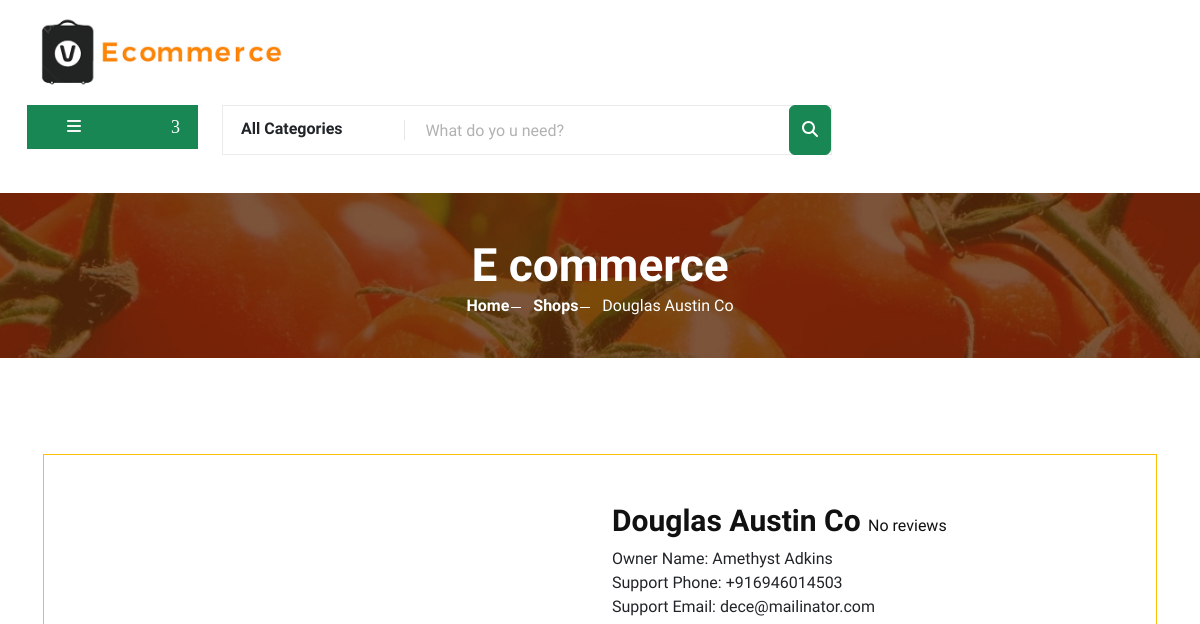
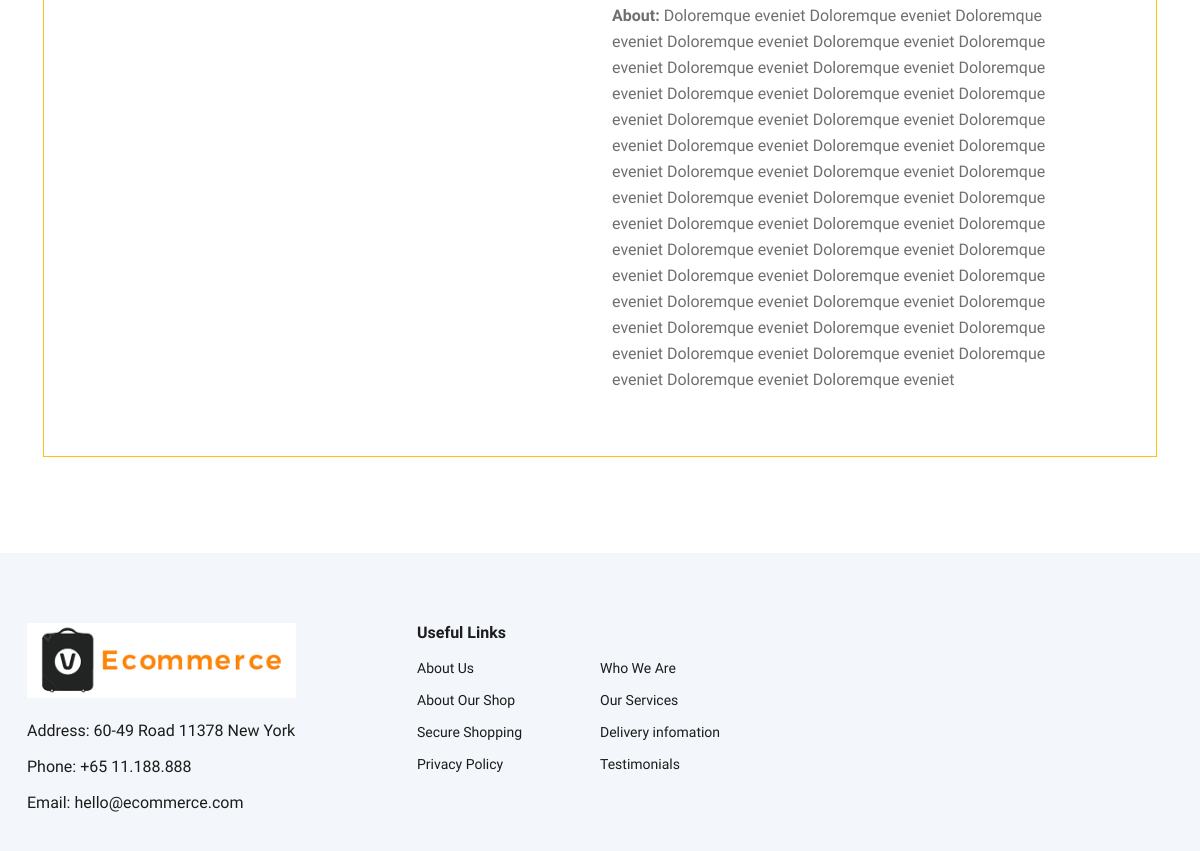
The page /vendor/shop/2 on the database as committed earlier (2 pictures, top to bottom).
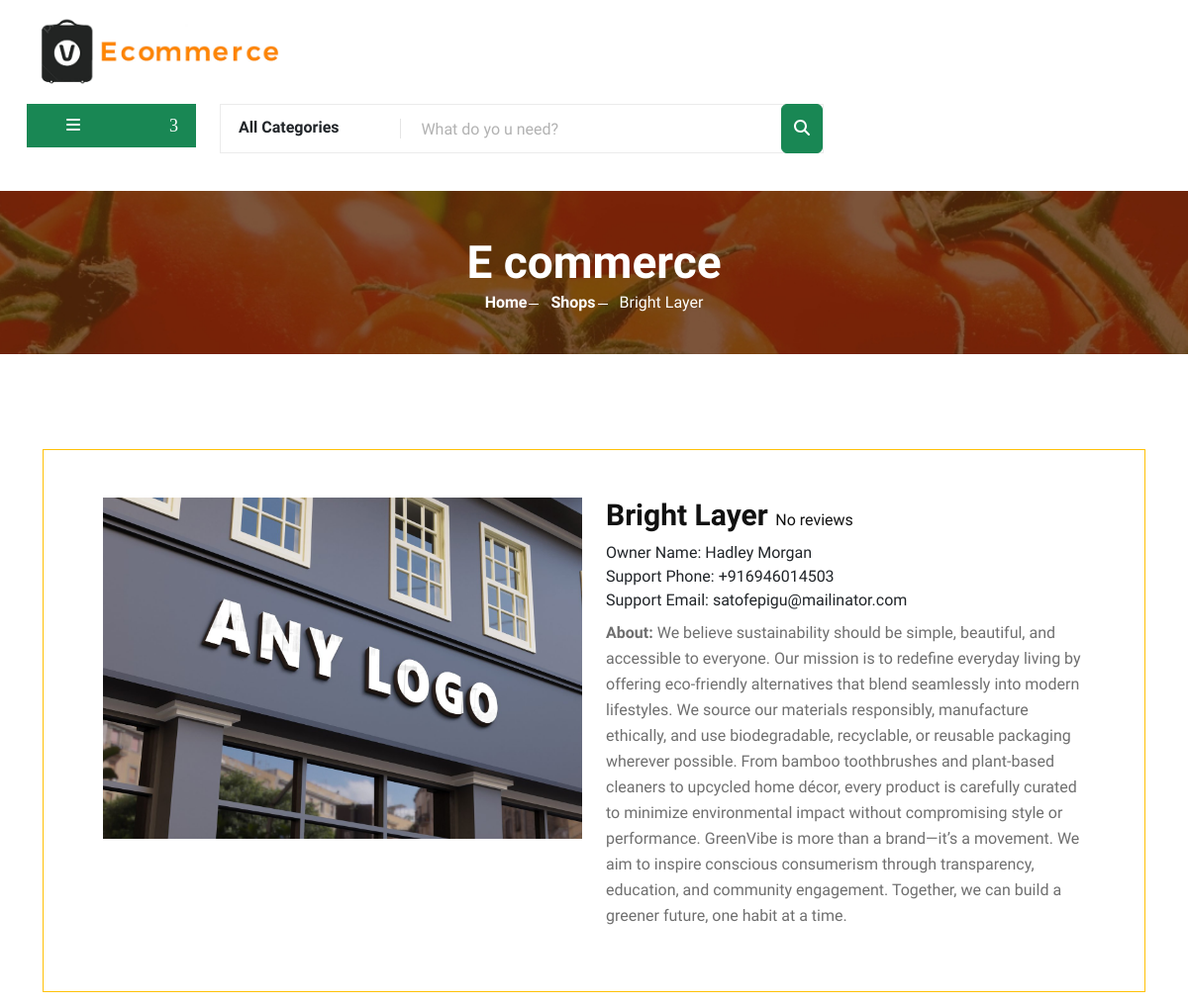
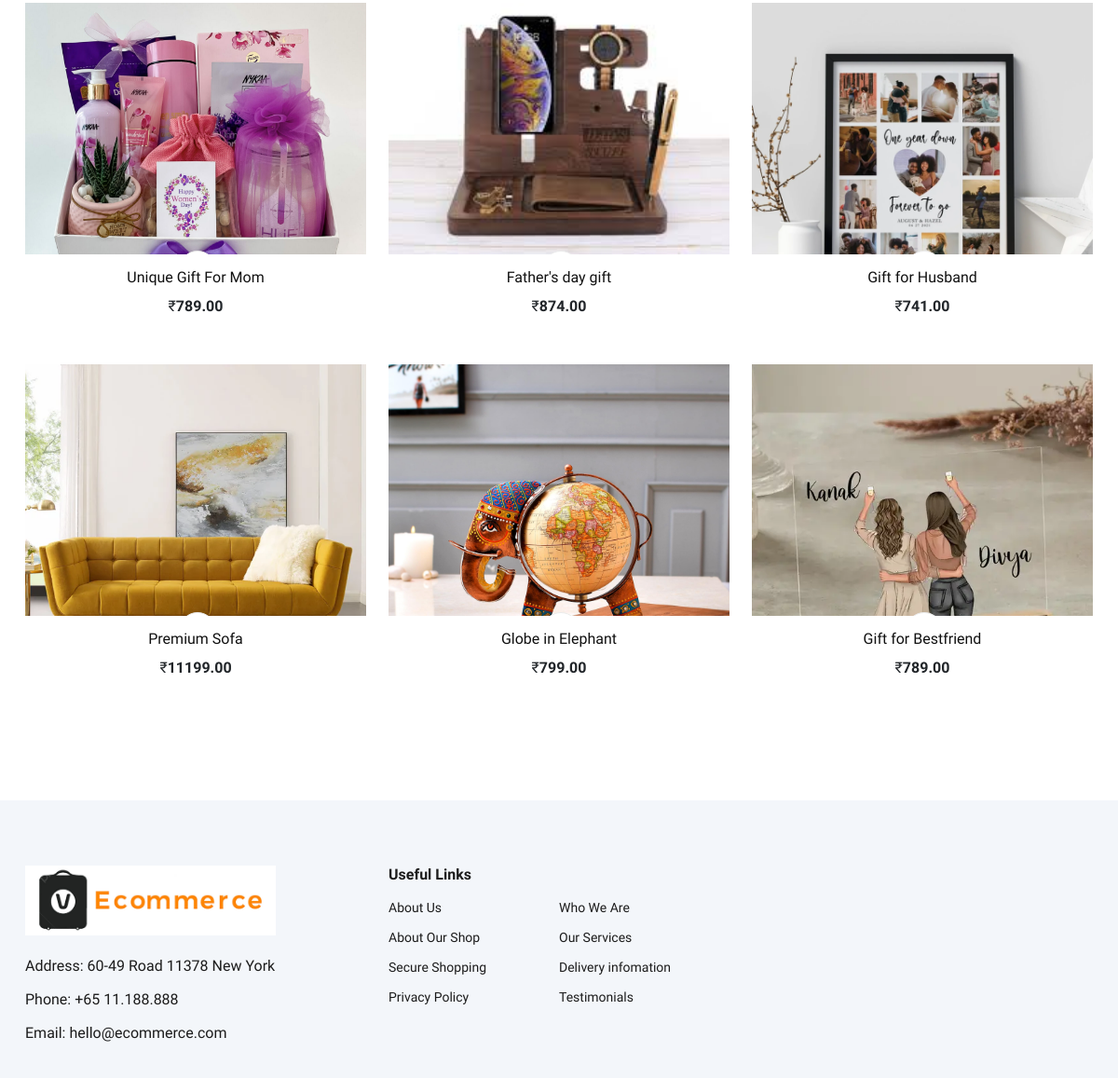
The same page on the database as committed later (2 pictures, top to bottom).
### vendors/models.py (models this page shows, shortened)
class Vendor(models.Model):
    user = models.OneToOneField(User, on_delete=models.CASCADE)
    vendor_id = ShortUUIDField(unique=True, length=10, max_length=20,
                               null=True, blank=True, prefix="vid", alphabet="abcdefghjklmnpqrstuvwxyx23456789")
    title = models.CharField(max_length=100, null=True, blank=True)
    image = models.ImageField(null=True, blank=True,
                              upload_to=user_directory_path)
    description = models.TextField(null=True, blank=True)
    date = models.DateField(auto_now_add=True)
    class Meta:
        verbose_name_plural = "Vendors"

### userauths/models.py (models this page shows, shortened)
class User(AbstractUser):
    email = models.EmailField(unique=True)
    phone = PhoneNumberField(null=True, blank=True, unique=True)
    username = models.CharField(max_length=20, unique=True)
    USERNAME_FIELD = 'email'
    REQUIRED_FIELDS = ['username']

### core/models.py (models this page shows, shortened)
class Product(models.Model):
    vendor = models.ForeignKey(
        Vendor, on_delete=models.SET_NULL, null=True)
    category = models.ForeignKey(
        Category, on_delete=models.SET_NULL, null=True, related_name="product")
    tags = TaggableManager(blank=True)
    pid = ShortUUIDField(unique=True, length=10, max_length=20,
                         prefix="prd", alphabet="abcdefghjklmnpqrstuvwxyx23456789")
    title = models.CharField(max_length=100)
    image = models.ImageField(null=True, blank=True,
                              upload_to=user_directory_path)
    price = models.DecimalField(
        max_digits=12, decimal_places=2)
    old_price = models.DecimalField(
        max_digits=12, decimal_places=2, null=True, blank=True)
    description = models.TextField(
        null=True, blank=True)
    specifications = models.TextField(null=True, blank=True)
    manufacturer = models.CharField(null=True, blank=True, max_length=200)
    manufactured = models.DateField(null=True, blank=True)
    expiring = models.DateField(null=True, blank=True)
    warranty_period = models.CharField(max_length=100, null=True, blank=True)
    size = models.CharField(
        choices=SIZES, max_length=50, null=True, blank=True)
    return_options = models.CharField(
        choices=RETURN_OPTIONS, default="Not Available", max_length=30)
    assured = models.BooleanField(default=False)
    stock_quantity = models.IntegerField(null=True, blank=True)
    featured = models.BooleanField(default=False)
    product_status = models.CharField(
        choices=STATUS, max_length=15)
    sku = ShortUUIDField(unique=True, length=5,
                         prefix="sku", alphabet="123456789")
    date = models.DateTimeField(auto_now_add=True)
    updated = models.DateTimeField(null=True, blank=True)
    class Meta:
        verbose_name_plural = "Products"

### vendors/customer_views.py (the view)
# urls.py: path("shop/<int:vnd_id>", customer_views.shop_view, name='shopproducts'),
def shop_view(request, vnd_id):
    return render(request, "vendors/shop_products.html", shop_processor.processor(request, vnd_id))

### userauths/forms.py
class loginForm(AuthenticationForm):
    password = forms.CharField(widget=forms.PasswordInput(attrs={
        "class": "form-control mt-3",
        "placeholder": "Password"
    }))
    username = forms.EmailField(widget=forms.TextInput(attrs={
        "class": "form-control mt-3",
        "placeholder": "Email"
    }))

### vendors/processors/customer_processors/shop_processor.py (called while the page is built)
def processor(request, vnd_id):
    user = request.user
    stars = {
        1: "⭐✯✯✯✯",
        2: "⭐⭐✯✯✯",
        3: "⭐⭐⭐✯✯",
        4: "⭐⭐⭐⭐✯",
        5: "⭐⭐⭐⭐⭐"
    }
    try:
        average = vendor_review.objects.filter(
            vendor_id=vnd_id).aggregate(rating=Avg('rating'))
        reviews = vendor_review.objects.filter(
            vendor_id=vnd_id).order_by('-date')[:5]
        stars = stars[int(average['rating'])]
    except Exception:
        stars = 'No reviews'
    return {
        "products": Product.objects.filter(vendor=vnd_id),
        "vendor": Vendor.objects.get(pk=vnd_id),
        'average': stars,
        'reviews': reviews,
        'reviewform': False if user.is_anonymous or vendor_review.objects.filter(
            user=user, vendor=vnd_id).count() else vendorreviewForm(),
        'loginform': loginForm(),
        'signupform': signupForm()
    }

### vendors/templates/vendors/shop_products.html (shortened to what this page needs)
{% extends 'core/base.html' %}
{% load static %}
{% block content %}
  <section class="breadcrumb-section set-bg" data-setbg="{% static 'core/img/breadcrumb.jpg' %}">
    <div class="container">
      <div class="row">
        <div class="col-lg-12 text-center">
          <div class="breadcrumb__text">
            <h2>E commerce</h2>
            <div class="breadcrumb__option">
              <a href="{% url 'home' %}">Home</a>
              <a href="{% url 'shops' %}">Shops</a>
              <span>{{ vendor.title }}</span>
            </div>
          </div>
        </div>
      </div>
    </div>
  </section>
  <section class="product spad">
    <div class="container">
      <div class="row">
        <div class="col-lg-12 col-md-7">
          <div class="row border border-warning m-3 p-5">
            <div class="col-lg-6">
              <img src="{{ vendor.image.url }}" alt="" />
            </div>
            <div class="col-lg-6">
              <h3><b>{{ vendor.title }}</b> <span class="fs-6">{{ average }}</span></h3>
              <div class="sidebar__item my-2">
                <ul>
                  <li>Owner Name: {{ vendor.user.first_name }} {{ vendor.user.last_name }}</li>
                  <li>Support Phone: {{ vendor.user.phone }}</li>
                  <li>Support Email: {{ vendor.user.email }}</li>
                </ul>
              </div>
              <p>
                <b>About:</b> {{ vendor.description }}
              </p>
            </div>
          </div>
        </div>
        <div class="col-lg-12 col-md-7">
          <div class="row">
            {% for product in products %}
              <div class="col-lg-4 col-md-6 col-sm-6">
                <div class="product__item">
                  <div class="product__item__pic set-bg" data-setbg="{{ product.image.url }}">
                    <ul class="product__item__pic__hover">
                      <li>
                        <button class="btn button-add-to-cart" data-index="{{ product.id }}"><a></a></button>
                      </li>
                    </ul>
                  </div>
                  <div class="product__item__text">
                    <a href="{% url 'product' product.id %}">
                      <h6>{{ product.title }}</h6>
                      <span class="text-dark">₹</span><span class="product-price-{{ product.id }} text-dark"><b>{{ product.price }}</b></span>
                    </a>
                  </div>
                </div>
              </div>
            {% endfor %}
          </div>
        </div>
      </div>
    </div>
  </section>
{% endblock %}

### core/templates/core/base.html (shortened to what this page needs)
<!DOCTYPE html>
<html lang="zxx">
  <head>
    {% load static %}
    <link rel="stylesheet" href="{% static 'core/css/bootstrap.css' %}" type="text/css" />
    <link rel="stylesheet" href="{% static 'core/css/all.css' %}" type="text/css" />
    <link rel="stylesheet" href="{% static 'core/css/owl.carousel.min.css' %}" type="text/css" />
    <link rel="stylesheet" href="{% static 'core/css/style.css' %}" type="text/css" />
  </head>
  <body>
    {% include 'core/header.html' %}
    <section class="hero hero-normal">
      <div class="container">
        <div class="row">
          <div class="col-lg-2">
            <div class="hero__categories">
              <div class="hero__categories__all">
                <i class="fa fa-bars" style="color: #f5f5f5;"></i>
              </div>
            </div>
          </div>
          <div class="col-lg-10">
            <div class="hero__search">
              <div class="hero__search__form">
                <form action="{% url 'search' %}" method="GET">
                  <div class="hero__search__categories">
                    <a class="text-dark" href="{% url 'all_category_products' %}">All Categories</a>
                  </div>
                  <input type="text" placeholder="What do yo u need?" name="query" />
                  <button type="submit" class="btn btn-success"><i class="fa-solid fa-magnifying-glass"></i></button>
                </form>
              </div>
            </div>
          </div>
        </div>
      </div>
    </section>
    {% block content %}
    {% endblock %}
    <footer class="footer spad">
      <div class="container">
        <div class="row">
          <div class="col-lg-3 col-md-6 col-sm-6">
            <div class="footer__about">
              <div class="footer__about__logo">
                <a href="{% url 'home' %}"><img src="{% static 'core/img/logo.png' %}" alt="" /></a>
              </div>
              <ul>
                <li>Address: 60-49 Road 11378 New York</li>
                <li>Phone: +65 11.188.888</li>
                <li>Email: hello@ecommerce.com</li>
              </ul>
            </div>
          </div>
          <div class="col-lg-4 col-md-6 col-sm-6 offset-lg-1">
            <div class="footer__widget">
              <h6>Useful Links</h6>
              <ul>
                <li>
                  <a href="#">About Us</a>
                </li>
                <li>
                  <a href="#">About Our Shop</a>
                </li>
                <li>
                  <a href="#">Secure Shopping</a>
                </li>
                <li>
                  <a href="#">Privacy Policy</a>
                </li>
              </ul>
              <ul>
                <li>
                  <a href="#">Who We Are</a>
                </li>
                <li>
                  <a href="#">Our Services</a>
                </li>
                <li>
                  <a href="#">Delivery infomation</a>
                </li>
                <li>
                  <a href="#">Testimonials</a>
                </li>
              </ul>
            </div>
          </div>
        </div>
      </div>
    </footer>
  </body>
</html>

### core/templates/core/header.html
{% load static %}
<header class="header">
  <div class="container">
    <div class="row">
      <div class="col-lg-3">
        <div class="header__logo">
          <a href="{% url 'home' %}"><img src="{% static 'core/img/logo.png' %}" alt="" /></a>
        </div>
      </div>
      <div class="col-sm-8"></div>
    </div>
  </div>
</header>

### core/static/core/css/style.css (style rules this page uses)
html, body { height: 100%; font-family: "Cairo", sans-serif; -webkit-font-smoothing: antialiased; font-smoothing: antialiased; }
h1, h2, h3, h4, h5, h6 { margin: 0; color: #111111; font-weight: 400; font-family: "Cairo", sans-serif; }
h2 { font-size: 36px; }
h3 { font-size: 30px; }
h6 { font-size: 16px; }
p { font-size: 16px; font-family: "Cairo", sans-serif; color: #6f6f6f; font-weight: 400; line-height: 26px; margin: 0 0 15px 0; }
img { max-width: 100%; }
a { text-decoration: none; }
.button-add-to-cart { padding: 13px; }
ul, ol { padding: 0; margin: 0; }
.set-bg { background-repeat: no-repeat; background-size: cover; background-position: top center; }
.spad { padding-top: 100px; padding-bottom: 100px; }
.header__logo { padding: 15px 0; }
.header__logo a { display: inline-block; }
.hero { padding-bottom: 50px; }
.hero.hero-normal { padding-bottom: 30px; }
.hero.hero-normal .hero__categories { position: relative; }
.hero.hero-normal .hero__search { margin-bottom: 0; }
.hero__categories__all { background: #198754; position: relative; padding: 10px 25px 10px 40px; cursor: pointer; }
.hero__categories__all:after { position: absolute; right: 18px; top: 9px; content: "3"; font-family: "ElegantIcons"; font-size: 18px; color: #ffffff; }
.hero__search { overflow: hidden; margin-bottom: 30px; }
.hero__search__form { width: 610px; height: 50px; border: 1px solid #ebebeb; position: relative; float: left; }
.hero__search__form form .hero__search__categories { width: 30%; float: left; font-size: 16px; color: #1c1c1c; font-weight: 700; padding-left: 18px; padding-top: 11px; position: relative; }
.hero__search__form form .hero__search__categories:after { position: absolute; right: 0; top: 14px; height: 20px; width: 1px; background: #000000; opacity: 0.1; content: ""; }
.hero__search__form form input { width: 70%; border: none; height: 48px; font-size: 16px; color: #b2b2b2; padding-left: 20px; }
.hero__search__form form input::placeholder { color: #b2b2b2; }
.hero__search__form form button { position: absolute; right: 0; top: -1px; height: 50px; }
.breadcrumb-section { display: flex; align-items: center; padding: 45px 0 40px; }
.breadcrumb__text h2 { font-size: 46px; color: #ffffff; font-weight: 700; }
.breadcrumb__option a { display: inline-block; font-size: 16px; color: #ffffff; font-weight: 700; margin-right: 20px; position: relative; }
.breadcrumb__option a:after { position: absolute; right: -12px; top: 13px; height: 1px; width: 10px; background: #ffffff; content: ""; }
.breadcrumb__option span { display: inline-block; font-size: 16px; color: #ffffff; }
.sidebar__item { margin-bottom: 35px; }
.sidebar__item ul li { list-style: none; }
.product { padding-top: 80px; padding-bottom: 80px; }
.product__item__pic__hover { position: absolute; left: 0; bottom: -50px; width: 100%; text-align: center; -webkit-transition: all, 0.5s; -moz-transition: all, 0.5s; -ms-transition: all, 0.5s; -o-transition: all, 0.5s; transition: all, 0.5s; }
.product__item__pic__hover li { list-style: none; display: inline-block; margin-right: 6px; }
.product__item__pic__hover li a { font-size: 16px; color: #1c1c1c; height: 40px; width: 40px; line-height: 40px; text-align: center; border: 1px solid #ebebeb; background: #ffffff; display: block; border-radius: 50%; -webkit-transition: all, 0.5s; -moz-transition: all, 0.5s; -ms-transition: all, 0.5s; -o-transition: all, 0.5s; transition: all, 0.5s; }
.product__item { margin-bottom: 50px; }
.product__item__pic { height: 270px; position: relative; overflow: hidden; }
.product__item__text { text-align: center; padding-top: 15px; }
.product__item__text h6 { margin-bottom: 10px; }
.footer { background: #F3F6FA; padding-top: 70px; padding-bottom: 0; }
.footer__about { margin-bottom: 30px; }
.footer__about ul li { font-size: 16px; color: #1c1c1c; line-height: 36px; list-style: none; }
.footer__about__logo { margin-bottom: 15px; }
.footer__about__logo a { display: inline-block; }
.footer__widget { margin-bottom: 30px; overflow: hidden; }
.footer__widget h6 { color: #1c1c1c; font-weight: 700; margin-bottom: 10px; }
.footer__widget ul { width: 50%; float: left; }
.footer__widget ul li { list-style: none; }
.footer__widget ul li a { color: #1c1c1c; font-size: 14px; line-height: 32px; }
@media only screen and (min-width: 1200px) { .container { max-width: 1170px; } }

Rows that differ between the two databases and show on the page:
changed Vendor: title "Douglas Austin Co" → "Bright Layer"; image: picture added; user.first_name "Amethyst" → "Hadley"; user.last_name "Adkins" → "Morgan"; user.email "dece@mailinator.com" → "satofepigu@mailinator.com"; description "Doloremque eveniet Doloremque eveniet Doloremque eveniet Doloremque eveniet Doloremque eveniet Doloremque eveniet Doloremque eveniet Doloremque eveniet Doloremque eveniet Doloremque eveniet Doloremque eveniet Doloremque eveniet Doloremque eveniet Doloremque eveniet Doloremque eveniet Doloremque eveniet Doloremque eveniet Doloremque eveniet Doloremque eveniet Doloremque eveniet Doloremque eveniet Doloremque eveniet Doloremque eveniet Doloremque eveniet Doloremque eveniet Doloremque eveniet Doloremque eveniet Doloremque eveniet Doloremque eveniet Doloremque eveniet Doloremque eveniet Doloremque eveniet Doloremque eveniet Doloremque eveniet Doloremque eveniet Doloremque eveniet Doloremque…" → "We believe sustainability should be simple, beautiful, and accessible to everyone. Our mission is to redefine everyday living by offering eco-friendly alternatives that blend seamlessly into modern lifestyles. We source our materials responsibly, manufacture ethically, and use biodegradable, recyclable, or reusable packaging wherever possible. From bamboo toothbrushes and plant-based cleaners to upcycled home décor, every product is carefully curated to minimize environmental impact without compromising style or performance. GreenVibe is more than a brand—it’s a movement. We aim to inspire conscious consumerism through transparency, education, and community engagement. Together, we can…"
added Product: shows a picture, title "Unique Gift For Mom", price "789.00"
added Product: shows a picture, title "Father's day gift", price "874.00"
added Product: shows a picture, title "Gift for Husband", price "741.00"
added Product: shows a picture, title "Premium Sofa", price "11199.00"
added Product: shows a picture, title "Globe in Elephant", price "799.00"
added Product: shows a picture, title "Gift for Bestfriend", price "789.00"
